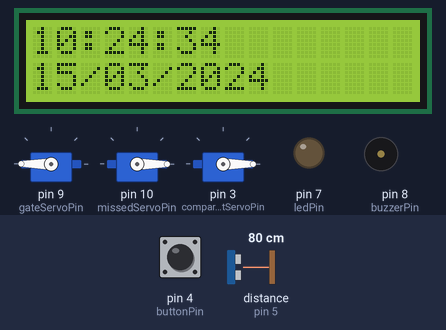
Bench run of a sketch on a simulated Arduino Uno, built with avr-gcc and run on an emulated ATmega328P. Shown: 3 × servo, 16×2 character LCD, output pins drawn as LEDs (lit = HIGH), buzzer (waves = sounding). The test bench sets the inputs (shaded band); at power-on: distance to the obstacle (sensor on pin 5) 80 cm, pin 4 (buttonPin) HIGH. The echo pulse lasts 58.3 µs per cm; the local clock reads 2024-03-15 10:24:30 at power-on unless the sketch sets it; pins used as bus, display or sensor lines are not drawn.

Above: at 6.5 s.
7.1 s: distance to the obstacle (sensor on pin 5) set to 9 cm
At 8.2 s:
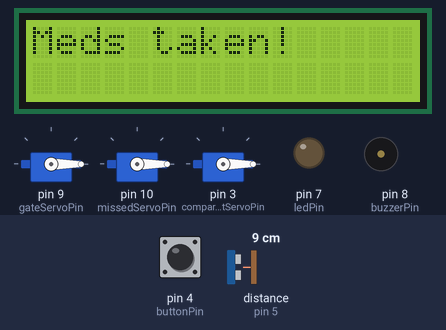
At 10.7 s:
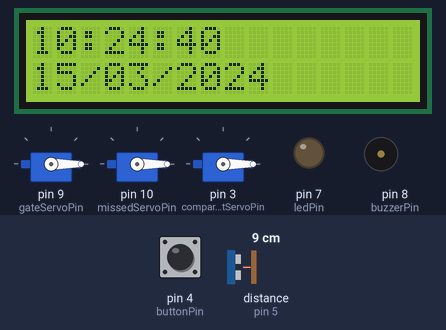
10.9 s: distance to the obstacle (sensor on pin 5) set to 12 cm
At 37.0 s:
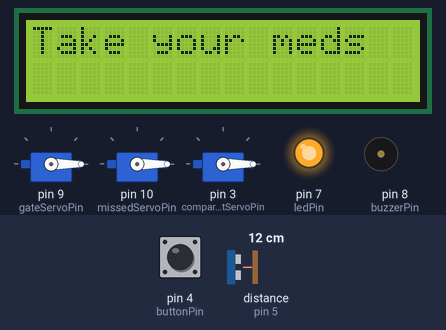
Timing chart, 0 to 46.1 s (numbered marks = the images above; inputs shaded):
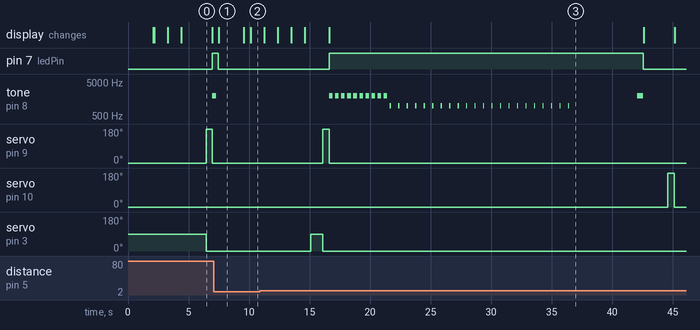

Measured:
- the behaviour switches between 10 and 11 cm on distance to the obstacle (sensor on pin 5) (found by bisection; images 2 and 3)
- after the input at 7.1 s, pin 7 (ledPin): HIGH → LOW after 0.37 s; tone on pin 8 (buzzerPin): goes on until 7.3 s, then stays silent; the display: changes after 0.41 s (image 1)
- after the input at 10.9 s, servo on pin 9 (gateServoPin): goes on until 16.6 s, then stays 0°; servo on pin 10 (missedServoPin): 0° → 180° after 33.7 s, → 0° 0.52 s later; servo on pin 3 (compartmentServoPin): goes on until 16.1 s, then stays 0°
- what the display in image 0 shows lasts 2.6 s, from 4.4 s to 7.0 s
- what the display in image 1 shows lasts 2.1 s, from 7.5 s to 9.6 s

The sketch:

pill_dispenser.ino
```cpp
#include <Wire.h>
#include <DS3231.h>
#include <Servo.h>
#include <LiquidCrystal_I2C.h>

DS3231 myRTC;
Servo compartmentServo; // MG996R (360-degree) — rotates compartments
Servo gateServo;        // SG90 Servo #1 — opens/closes gate to pill tray
Servo missedServo;      // SG90 Servo #2 — opens/closes gate to missed compartment
LiquidCrystal_I2C lcd(0x27, 16, 2);

const int buzzerPin = 8;
const int ledPin = 7;
const int trigPin = 6;
const int echoPin = 5;
const int buttonPin = 4;

const int gateServoPin = 9;
const int missedServoPin = 10;
const int compartmentServoPin = 3;

// Dose Timings
const int targetSecond1 = 10;
const int targetSecond2 = 20;
const int targetSecond3 = 35;
const int targetSecond4 = 45;

bool hasDispensed1 = false;
bool hasDispensed2 = false;
bool hasDispensed3 = false;
bool hasDispensed4 = false;

void setup() {
  Serial.begin(9600);
  Wire.begin();

  gateServo.attach(gateServoPin);
  missedServo.attach(missedServoPin);
  compartmentServo.attach(compartmentServoPin);

  gateServo.write(0);
  missedServo.write(0);

  pinMode(buzzerPin, OUTPUT);
  pinMode(ledPin, OUTPUT);
  pinMode(trigPin, OUTPUT);
  pinMode(echoPin, INPUT);
  pinMode(buttonPin, INPUT_PULLUP);

  lcd.begin(16, 2);
  lcd.backlight();
  lcd.setCursor(0, 0);
  lcd.print("Pill Dispenser");
  lcd.setCursor(0, 1);
  lcd.print("Initializing...");
  delay(2000);
  lcd.clear();
}

long readDistanceCM() {
  digitalWrite(trigPin, LOW);
  delayMicroseconds(2);
  digitalWrite(trigPin, HIGH);
  delayMicroseconds(10);
  digitalWrite(trigPin, LOW);

  long duration = pulseIn(echoPin, HIGH);
  long distance = duration * 0.034 / 2;
  return distance;
}

bool waitForConfirmation() {
  digitalWrite(ledPin, HIGH);
  lcd.clear();
  lcd.setCursor(0, 0);
  lcd.print("Take your meds");

  unsigned long startTime = millis();
  bool confirmed = false;

  while (millis() - startTime < 25000) {
    unsigned long elapsed = millis() - startTime;

    if (elapsed < 5000) {
      tone(buzzerPin, 2000);
      delay(300);
      noTone(buzzerPin);
      delay(200);
    } else if (elapsed < 20000) {
      tone(buzzerPin, 1000);
      delay(100);
      noTone(buzzerPin);
      delay(600);
    } else {
      delay(500);
    }

    long distance = readDistanceCM();
    bool buttonPressed = digitalRead(buttonPin) == LOW;

    if ((distance > 0 && distance < 10) || buttonPressed) {
      confirmed = true;
      break;
    }
  }

  if (!confirmed) {
    tone(buzzerPin, 2000);
    delay(500);
    noTone(buzzerPin);
  }

  digitalWrite(ledPin, LOW);
  lcd.clear();

  if (confirmed) {
    lcd.setCursor(0, 0);
    lcd.print("Meds taken!     ");
    lcd.setCursor(0, 1);
    lcd.print("                ");
    delay(2000);
  } else {
    lcd.setCursor(0, 0);
    lcd.print("Missed Dose :(  ");
    lcd.setCursor(0, 1);
    lcd.print("                ");
    delay(2000);
  }

  return confirmed;
}

void dispensePill() {
  // Rotate compartment (MG996R)
  compartmentServo.write(90);
  delay(1000);
  compartmentServo.write(0);

  // Open gate to drop pill (SG90 Servo #1)
  gateServo.write(180);
  delay(500);
  gateServo.write(0);

  bool taken = waitForConfirmation();

  if (!taken) {
    missedServo.write(180);
    delay(500);
    missedServo.write(0);
  }
}

void displayDateTime() {
  bool h12, pm;
  int second = myRTC.getSecond();
  int minute = myRTC.getMinute();
  int hour = myRTC.getHour(h12, pm);
  int day = myRTC.getDate();
  bool century;
  int month = myRTC.getMonth(century);
  int year = myRTC.getYear();

  lcd.setCursor(0, 0);
  lcd.print("                ");
  lcd.setCursor(0, 1);
  lcd.print("                ");

  char buffer[17];
  sprintf(buffer, "%02d:%02d:%02d", hour, minute, second);
  lcd.setCursor(0, 0);
  lcd.print(buffer);

  sprintf(buffer, "%02d/%02d/20%02d", day, month, year);
  lcd.setCursor(0, 1);
  lcd.print(buffer);
}

void loop() {
  int currentSecond = myRTC.getSecond();

  if (currentSecond == targetSecond1 && !hasDispensed1) {
    hasDispensed1 = true;
    dispensePill();
  }
  if (currentSecond == targetSecond2 && !hasDispensed2) {
    hasDispensed2 = true;
    dispensePill();
  }
  if (currentSecond == targetSecond3 && !hasDispensed3) {
    hasDispensed3 = true;
    dispensePill();
  }
  if (currentSecond == targetSecond4 && !hasDispensed4) {
    hasDispensed4 = true;
    dispensePill();
  }

  if (currentSecond != targetSecond1) hasDispensed1 = false;
  if (currentSecond != targetSecond2) hasDispensed2 = false;
  if (currentSecond != targetSecond3) hasDispensed3 = false;
  if (currentSecond != targetSecond4) hasDispensed4 = false;

  displayDateTime();
  delay(500);
}
```
